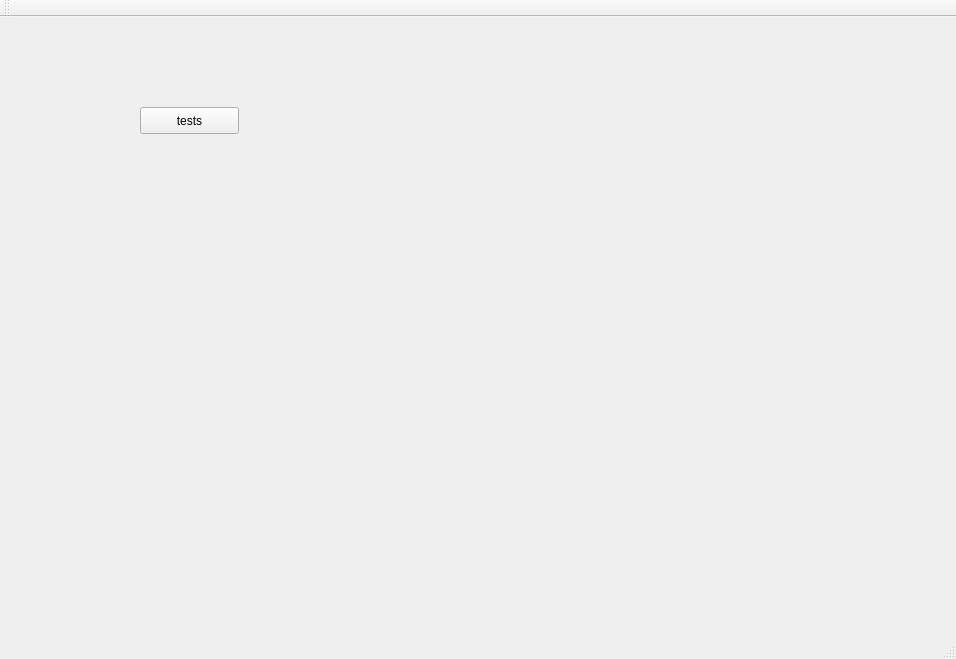
<?xml version="1.0" encoding="UTF-8"?>
<ui version="4.0">
 <class>MainWindow</class>
 <widget class="QMainWindow" name="MainWindow">
  <property name="geometry">
   <rect>
    <x>0</x>
    <y>0</y>
    <width>956</width>
    <height>659</height>
   </rect>
  </property>
  <property name="windowTitle">
   <string>MainWindow</string>
  </property>
  <widget class="QWidget" name="centralWidget">
   <widget class="QPushButton" name="pushButton">
    <property name="geometry">
     <rect>
      <x>140</x>
      <y>90</y>
      <width>99</width>
      <height>27</height>
     </rect>
    </property>
    <property name="text">
     <string>tests</string>
    </property>
   </widget>
  </widget>
  <widget class="QMenuBar" name="menuBar">
   <property name="geometry">
    <rect>
     <x>0</x>
     <y>0</y>
     <width>956</width>
     <height>25</height>
    </rect>
   </property>
  </widget>
  <widget class="QToolBar" name="mainToolBar">
   <attribute name="toolBarArea">
    <enum>TopToolBarArea</enum>
   </attribute>
   <attribute name="toolBarBreak">
    <bool>false</bool>
   </attribute>
  </widget>
  <widget class="QStatusBar" name="statusBar"/>
 </widget>
 <layoutdefault spacing="6" margin="11"/>
 <resources/>
 <connections/>
</ui>
